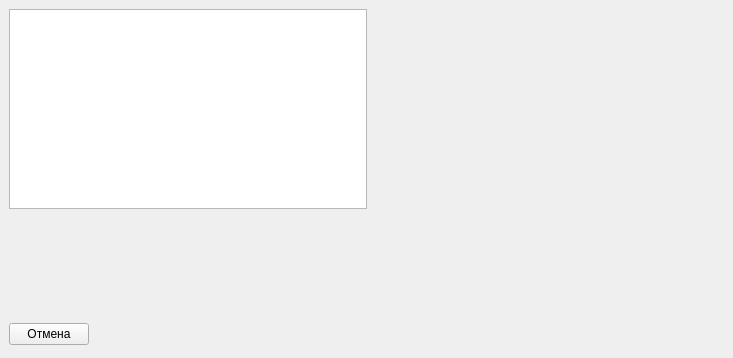
<?xml version="1.0" encoding="UTF-8"?>
<ui version="4.0">
 <class>MainWindow</class>
 <widget class="QMainWindow" name="MainWindow">
  <property name="geometry">
   <rect>
    <x>0</x>
    <y>0</y>
    <width>733</width>
    <height>358</height>
   </rect>
  </property>
  <property name="windowTitle">
   <string>MainWindow</string>
  </property>
  <widget class="QWidget" name="centralwidget">
   <layout class="QVBoxLayout" name="verticalLayout">
    <item>
     <layout class="QHBoxLayout" name="horizontalLayout">
      <item>
       <widget class="QListView" name="listView"/>
      </item>
      <item>
       <spacer name="horizontalSpacer">
        <property name="orientation">
         <enum>Qt::Horizontal</enum>
        </property>
        <property name="sizeHint" stdset="0">
         <size>
          <width>138</width>
          <height>200</height>
         </size>
        </property>
       </spacer>
      </item>
     </layout>
    </item>
    <item>
     <spacer name="verticalSpacer">
      <property name="orientation">
       <enum>Qt::Vertical</enum>
      </property>
      <property name="sizeHint" stdset="0">
       <size>
        <width>398</width>
        <height>91</height>
       </size>
      </property>
     </spacer>
    </item>
    <item>
     <layout class="QHBoxLayout" name="horizontalLayout_2">
      <item>
       <widget class="QPushButton" name="pushButton">
        <property name="font">
         <font>
          <family>Helvetica</family>
         </font>
        </property>
        <property name="text">
         <string>Отмена</string>
        </property>
       </widget>
      </item>
      <item>
       <spacer name="horizontalSpacer_2">
        <property name="orientation">
         <enum>Qt::Horizontal</enum>
        </property>
        <property name="sizeHint" stdset="0">
         <size>
          <width>268</width>
          <height>30</height>
         </size>
        </property>
       </spacer>
      </item>
     </layout>
    </item>
   </layout>
  </widget>
 </widget>
 <resources/>
 <connections/>
</ui>
